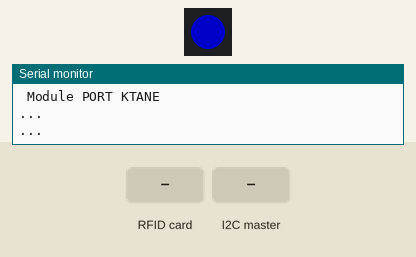
This sketch was run on a simulated Arduino Uno, built with avr-gcc and run on an emulated ATmega328P. Shown: 1 RGB LEDs in strip order, left to right, the last lines printed to the serial monitor. The inputs (shaded band) are chosen by the test bench. Dim RGB values are drawn brighter than linear.

Above: at 1.2 s.
1.3 s: RFID card 1D C4 73 DB 93 00 00 held to the reader
At 3.2 s:
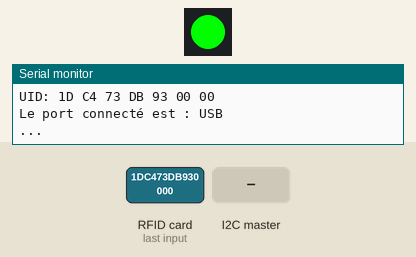
3.5 s: the I2C master sends the byte 1
5.0 s: RFID card 00 00 00 00 00 00 00 held to the reader
6.5 s: RFID card 1D A6 73 DB 93 00 00 held to the reader
Timing chart, 0 to 9.5 s (numbered marks = the images above; inputs shaded):
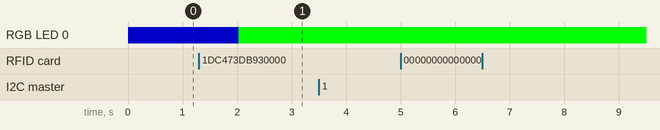

Measured:
- after the input at 1.3 s, RGB LED 0: RGB(0, 0, 100) → RGB(0, 255, 0) after 0.73 s

The sketch:

Port_NFC.ino
```cpp
#include <Adafruit_NeoPixel.h>
#include <Wire.h>

// for SPI Communication
#include <SPI.h>
#include <PN532_SPI.h>
#include <PN532.h>
#include <NfcAdapter.h>

#define Num_Module           116 //numéro d'adresse esclave de ce module (ne pas mettre 2 identiques)

#define PIXEL_PIN_Led_RGB         2
#define PIXEL_COUNT_Led_RGB       1
Adafruit_NeoPixel stripRGB(PIXEL_COUNT_Led_RGB, PIXEL_PIN_Led_RGB, NEO_GRB + NEO_KHZ800);

PN532_SPI interface(SPI, 10); // create a PN532 SPI interface with the SPI CS terminal located at digital pin 10
NfcAdapter nfc = NfcAdapter(interface); // create an NFC adapter object


String UID = "00 00 00 00 00 00 00";
const String PORT_USB  = "1D C4 73 DB 93 00 00"; // a changer en fonction de vos tag NFC
const String PORT_USBC = "1D A6 73 DB 93 00 00"; // a changer en fonction de vos tag NFC
const String PORT_ETH  = "1D B4 73 DB 93 00 00"; // a changer en fonction de vos tag NFC
const String PORT_HDMI = "1D B3 73 DB 93 00 00"; // a changer en fonction de vos tag NFC
const String PORT_JACK = "1D A8 73 DB 93 00 00"; // a changer en fonction de vos tag NFC
const String PORT_RCA  = "1D AA 73 DB 93 00 00"; // a changer en fonction de vos tag NFC
const String PORT_PS2  = "1D A9 73 DB 93 00 00"; // a changer en fonction de vos tag NFC

int Recep[6];
int Numero_de_serie = 0;
int Nb_Batteries = 2;
int Port = 0;
int Nb_Erreur = 0;
int Indicateur = 0;
int Strike = 0;
int Module_fini = 0;
int Val_temps = 0;
int Val_temps_1 = 0;
int Val_temps_4 = 0;
int Val_temps_5 = 0;
int Demmarage = 0;

int Port_e = 0;
unsigned long millis_pause;

void setup(void) {
  Wire.begin(Num_Module);                // join i2c bus with address ...
  Wire.onReceive(onReceive);
  Wire.onRequest(onRequest);
  stripRGB.begin();
  stripRGB.setPixelColor(0, 150, 150, 150);         //  Set pixel's color (in RAM)
  stripRGB.show();
  Serial.begin(9600);
  Serial.println("\n Module PORT KTANE");

  nfc.begin();
}

void loop(void) {

  if (millis_pause < millis()) {
    millis_pause = millis() + 1000;
    if (nfc.tagPresent()) {
      Serial.println("\nScan a NFC tag\n");
      NfcTag tag = nfc.read();
      Serial.println(tag.getTagType());
      UID = tag.getUidString();
      Serial.print("UID: ");Serial.println(UID);
      Serial.print("Le port connecté est : ");
      if (PORT_HDMI == UID) {Serial.println("HDMI");      Port_e = 1; }
      if (PORT_USBC == UID) {Serial.println("USB C");     Port_e = 2; }
      if (PORT_USB  == UID) {Serial.println("USB");       Port_e = 3; }
      if (PORT_ETH  == UID) {Serial.println("Ethernet");  Port_e = 4; }
      if (PORT_PS2  == UID) {Serial.println("PS/2");      Port_e = 5; }
      if (PORT_RCA  == UID) {Serial.println("Mono RCA");  Port_e = 6; }
      if (PORT_JACK == UID) {Serial.println("Mini Jack"); Port_e = 7; }
    }
    else {
      Serial.println("...");
    }
  }

  if (Port_e != 0) {
    if (Port == Port_e) {
      Module_fini = 1;
      stripRGB.setPixelColor(0, 255, 0, 0);             //  Set pixel's color (in RAM)
      stripRGB.show();
    }
    else {
      Module_fini = 0;
      stripRGB.setPixelColor(0,   0, 255,   0);
      stripRGB.show();
    }
  }
  else {
    stripRGB.setPixelColor(0,   0,   0, 100);
    stripRGB.show();
  }
}

void onRequest() {
  Serial.print("onRequest : ");
  Wire.write(Strike);
  Wire.write(Module_fini);
  Wire.write(Port_e);
  Strike = 0;
}

void onReceive(int len){
  Serial.print("onReceive : ");
  int i = 0;
  while(Wire.available()){
    int c = Wire.read();
    Recep[i] = c;
    Serial.print(c);
    Serial.print(" ");
    i++;
  }
  Serial.println();
  Numero_de_serie = Recep[0];
  Nb_Batteries = Recep[1];
  Port = Recep[2];
  Nb_Erreur = Recep[3];
  Indicateur = Recep[4];
  Val_temps = Recep[5];
}
```
